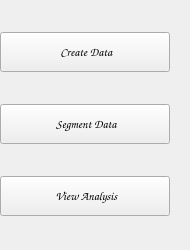
        <widget class="QWidget" name="sidebarContainer" native="true">
         <property name="enabled">
          <bool>true</bool>
         </property>
         <property name="sizePolicy">
          <sizepolicy hsizetype="Preferred" vsizetype="Preferred">
           <horstretch>0</horstretch>
           <verstretch>0</verstretch>
          </sizepolicy>
         </property>
         <property name="minimumSize">
          <size>
           <width>190</width>
           <height>250</height>
          </size>
         </property>
         <property name="maximumSize">
          <size>
           <width>190</width>
           <height>16777215</height>
          </size>
         </property>
         <property name="sizeIncrement">
          <size>
           <width>0</width>
           <height>0</height>
          </size>
         </property>
         <property name="baseSize">
          <size>
           <width>0</width>
           <height>0</height>
          </size>
         </property>
         <property name="autoFillBackground">
          <bool>false</bool>
         </property>
         <property name="styleSheet">
          <string notr="true"/>
         </property>
         <layout class="QVBoxLayout" name="verticalLayout_2" stretch="0,0,0">
          <property name="spacing">
           <number>0</number>
          </property>
          <property name="sizeConstraint">
           <enum>QLayout::SetDefaultConstraint</enum>
          </property>
          <property name="leftMargin">
           <number>0</number>
          </property>
          <property name="topMargin">
           <number>0</number>
          </property>
          <property name="rightMargin">
           <number>0</number>
          </property>
          <property name="bottomMargin">
           <number>0</number>
          </property>
          <item>
           <widget class="QPushButton" name="dataPageButton">
            <property name="minimumSize">
             <size>
              <width>170</width>
              <height>40</height>
             </size>
            </property>
            <property name="maximumSize">
             <size>
              <width>170</width>
              <height>40</height>
             </size>
            </property>
            <property name="font">
             <font>
              <family>Comic Sans MS</family>
              <weight>75</weight>
              <bold>true</bold>
              <stylestrategy>PreferAntialias</stylestrategy>
             </font>
            </property>
            <property name="styleSheet">
             <string notr="true"/>
            </property>
            <property name="text">
             <string> Create Data</string>
            </property>
            <property name="icon">
             <iconset>
              <normaloff>../assets/icons/add.svg</normaloff>../assets/icons/add.svg</iconset>
            </property>
            <property name="iconSize">
             <size>
              <width>24</width>
              <height>24</height>
             </size>
            </property>
           </widget>
          </item>
          <item>
           <widget class="QPushButton" name="segmentPageButton">
            <property name="minimumSize">
             <size>
              <width>170</width>
              <height>40</height>
             </size>
            </property>
            <property name="maximumSize">
             <size>
              <width>170</width>
              <height>40</height>
             </size>
            </property>
            <property name="font">
             <font>
              <family>Comic Sans MS</family>
              <weight>75</weight>
              <bold>true</bold>
             </font>
            </property>
            <property name="styleSheet">
             <string notr="true"/>
            </property>
            <property name="text">
             <string> Segment Data</string>
            </property>
            <property name="icon">
             <iconset>
              <normaloff>../assets/icons/artificial-intelligence.svg</normaloff>../assets/icons/artificial-intelligence.svg</iconset>
            </property>
            <property name="iconSize">
             <size>
              <width>24</width>
              <height>24</height>
             </size>
            </property>
           </widget>
          </item>
          <item>
           <widget class="QPushButton" name="analysisPageButton">
            <property name="minimumSize">
             <size>
              <width>170</width>
              <height>40</height>
             </size>
            </property>
            <property name="maximumSize">
             <size>
              <width>170</width>
              <height>40</height>
             </size>
            </property>
            <property name="font">
             <font>
              <family>Comic Sans MS</family>
              <weight>75</weight>
              <bold>true</bold>
             </font>
            </property>
            <property name="styleSheet">
             <string notr="true"/>
            </property>
            <property name="text">
             <string> View Analysis</string>
            </property>
            <property name="icon">
             <iconset>
              <normaloff>../assets/icons/overview.svg</normaloff>../assets/icons/overview.svg</iconset>
            </property>
            <property name="iconSize">
             <size>
              <width>24</width>
              <height>24</height>
             </size>
            </property>
            <property name="shortcut">
             <string/>
            </property>
            <property name="checkable">
             <bool>false</bool>
            </property>
            <property name="checked">
             <bool>false</bool>
            </property>
           </widget>
          </item>
         </layout>
        </widget>
